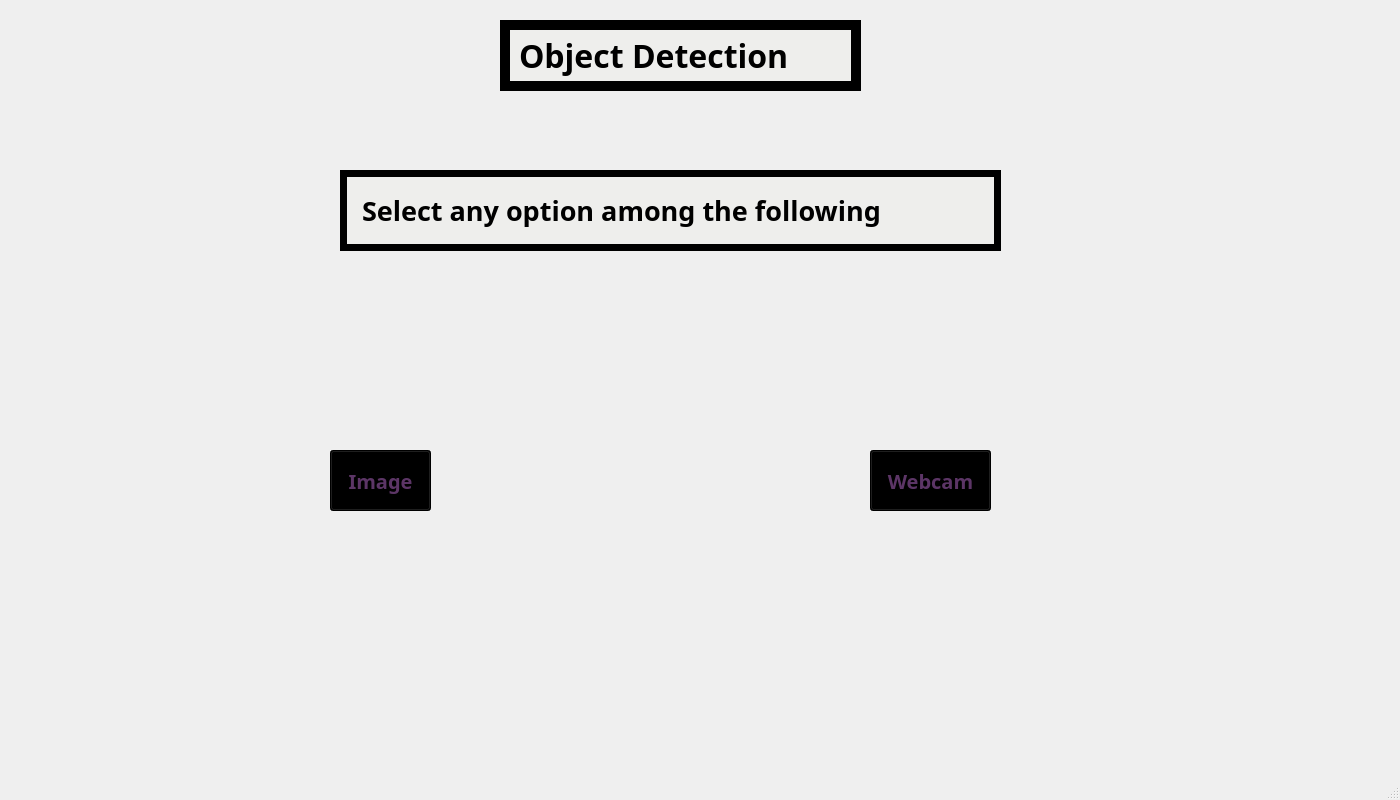
<?xml version="1.0" encoding="UTF-8"?>
<ui version="4.0">
 <class>first_window</class>
 <widget class="QMainWindow" name="first_window">
  <property name="geometry">
   <rect>
    <x>0</x>
    <y>0</y>
    <width>1400</width>
    <height>800</height>
   </rect>
  </property>
  <property name="windowTitle">
   <string>Object Detection Application</string>
  </property>
  <property name="styleSheet">
   <string notr="true"/>
  </property>
  <widget class="QWidget" name="centralwidget">
   <widget class="QPushButton" name="image_button">
    <property name="geometry">
     <rect>
      <x>330</x>
      <y>450</y>
      <width>101</width>
      <height>61</height>
     </rect>
    </property>
    <property name="font">
     <font>
      <family>Courier 10 Pitch</family>
      <pointsize>15</pointsize>
      <weight>75</weight>
      <bold>true</bold>
     </font>
    </property>
    <property name="styleSheet">
     <string notr="true">background-color: rgb(0,0,0);
color: rgb(92, 53, 102);</string>
    </property>
    <property name="text">
     <string>Image</string>
    </property>
   </widget>
   <widget class="QPushButton" name="webcam_button">
    <property name="geometry">
     <rect>
      <x>870</x>
      <y>450</y>
      <width>121</width>
      <height>61</height>
     </rect>
    </property>
    <property name="font">
     <font>
      <family>Courier 10 Pitch</family>
      <pointsize>15</pointsize>
      <weight>75</weight>
      <bold>true</bold>
     </font>
    </property>
    <property name="styleSheet">
     <string notr="true">background-color: rgb(0,0,0);
color: rgb(92, 53, 102);</string>
    </property>
    <property name="text">
     <string>Webcam</string>
    </property>
   </widget>
   <widget class="QLabel" name="label">
    <property name="geometry">
     <rect>
      <x>500</x>
      <y>20</y>
      <width>361</width>
      <height>71</height>
     </rect>
    </property>
    <property name="font">
     <font>
      <family>Courier 10 Pitch</family>
      <pointsize>24</pointsize>
      <weight>75</weight>
      <bold>true</bold>
     </font>
    </property>
    <property name="mouseTracking">
     <bool>true</bool>
    </property>
    <property name="autoFillBackground">
     <bool>false</bool>
    </property>
    <property name="styleSheet">
     <string notr="true">color: rgb(0, 0, 0);
background-color: rgb(238, 238, 236);</string>
    </property>
    <property name="frameShape">
     <enum>QFrame::Panel</enum>
    </property>
    <property name="frameShadow">
     <enum>QFrame::Plain</enum>
    </property>
    <property name="lineWidth">
     <number>10</number>
    </property>
    <property name="text">
     <string>Object Detection</string>
    </property>
   </widget>
   <widget class="QLabel" name="label_2">
    <property name="geometry">
     <rect>
      <x>340</x>
      <y>170</y>
      <width>661</width>
      <height>81</height>
     </rect>
    </property>
    <property name="font">
     <font>
      <family>Courier 10 Pitch</family>
      <pointsize>20</pointsize>
      <weight>75</weight>
      <italic>false</italic>
      <bold>true</bold>
     </font>
    </property>
    <property name="mouseTracking">
     <bool>true</bool>
    </property>
    <property name="styleSheet">
     <string notr="true">color: rgb(0,0,0);
background-color: rgb(238, 238, 236);</string>
    </property>
    <property name="frameShape">
     <enum>QFrame::Panel</enum>
    </property>
    <property name="frameShadow">
     <enum>QFrame::Plain</enum>
    </property>
    <property name="lineWidth">
     <number>7</number>
    </property>
    <property name="text">
     <string> Select any option among the following</string>
    </property>
    <property name="textFormat">
     <enum>Qt::PlainText</enum>
    </property>
   </widget>
  </widget>
  <widget class="QStatusBar" name="statusbar"/>
 </widget>
 <resources>
  <include location="background.qrc"/>
 </resources>
 <connections/>
</ui>
